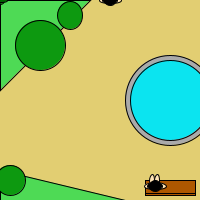
Frame 1 (no input)
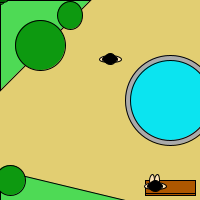
Frame 60 (the mouse pressed at the canvas centre just before this capture)
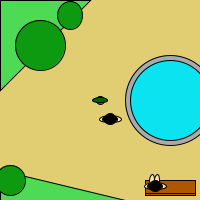
Frame 120 (the mouse held since frame 60 and released just before this capture)

The Processing sketch that drew these frames (run headless with seeded random() and noise(); from frame 60 on, the mouse is pressed at the canvas centre):

// Processing sketch: processing_97827
// ── processing_97827.pde

int x=180;
void setup () {
  size(200, 200);
  background(226, 206, 114);
}
void draw () {
//praça
  background(226, 206, 114);
  fill(78, 218, 85);
  triangle(0, 0, 0, 90, 90, 0);
  triangle(0, 200, 0, 170, 125, 200);
  fill(170);
  ellipse(170, 100, 90, 90);
  fill(11, 228, 240);
  ellipse(170, 100, 80, 80);
  fill(174, 87, 0);
  rect(145, 180, 50, 15);
  fill(0);
  line(145, 193, 195, 193);
  fill(13, 153, 16);
  ellipse(70, 15, 25, 28);
  ellipse(10, 180, 30, 30);
  ellipse(40, 45, 50, 50);

  //pessoa banco
  fill(#FFE4B5);
  ellipse(152, 180, 5, 11);
  ellipse(157, 180, 5, 11);
  ellipse(155, 186, 22, 7);
  fill(0);
  ellipse(155, 186, 11, 11);
  ellipse(155, 186, 15, 7);

  //pessoa andando
  fill(#FFE4B5);
  ellipse(110, x-180, 22, 7);
  fill(0);
  ellipse(110, x-180, 11, 11);
  ellipse(110, x-180, 15, 7);
  x++;

  //passeio com a iguana
  fill(#006400);
  ellipse(mouseX, mouseY,8,8);
  ellipse(mouseX, mouseY,15,5);
}
